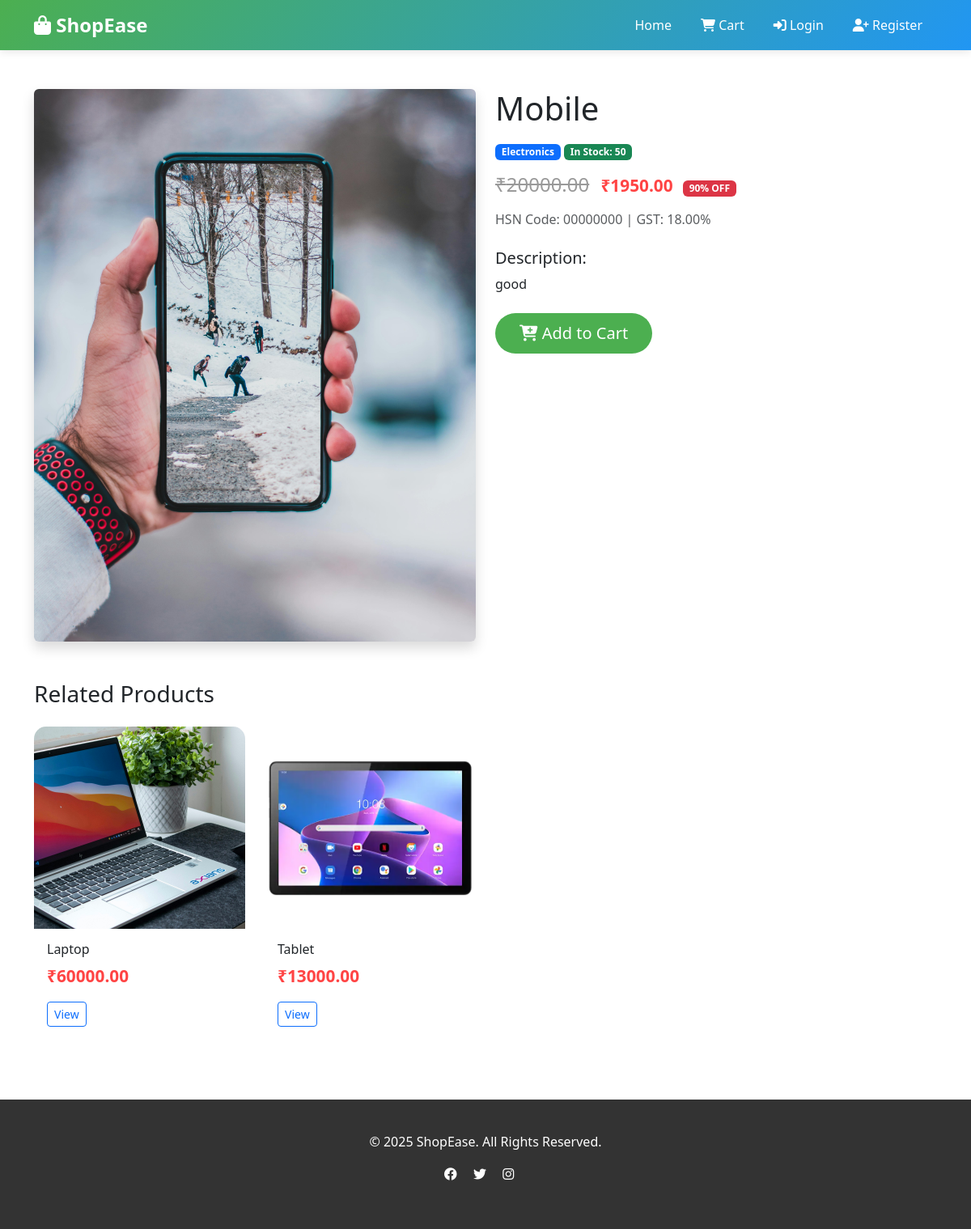
Screenshot of /product/mobile/ with the database file from the repository.
### store/models.py (models this page shows, shortened)
class Product(models.Model):
    category = models.ForeignKey(Category, on_delete=models.CASCADE, related_name='products')
    name = models.CharField(max_length=300)
    slug = models.SlugField(unique=True, blank=True)
    description = models.TextField()
    price = models.DecimalField(max_digits=10, decimal_places=2)
    discounted_price = models.DecimalField(max_digits=10, decimal_places=2, blank=True, null=True)
    image = models.ImageField(upload_to='products/')
    stock = models.IntegerField(default=0)
    hsn_code = models.CharField(max_length=20, default='00000000')
    gst_rate = models.DecimalField(max_digits=5, decimal_places=2, default=18.00)
    is_active = models.BooleanField(default=True)
    featured = models.BooleanField(default=False)
    created_at = models.DateTimeField(auto_now_add=True)
    updated_at = models.DateTimeField(auto_now=True)
    def get_selling_price(self):
        if self.discounted_price:
            return self.discounted_price
        return self.price
    def get_discount_percentage(self):
        if self.discounted_price:
            discount = ((self.price - self.discounted_price) / self.price) * 100
            return round(discount)
        return 0

class Category(models.Model):
    name = models.CharField(max_length=200)
    slug = models.SlugField(unique=True, blank=True)
    description = models.TextField(blank=True)
    image = models.ImageField(upload_to='categories/', blank=True, null=True)
    created_at = models.DateTimeField(auto_now_add=True)
    class Meta:
        verbose_name_plural = 'Categories'
        ordering = ['name']

### store/views.py (the view)
# urls.py: path('product/<slug:slug>/', views.product_detail, name='product_detail'),
def product_detail(request, slug):
    product = get_object_or_404(Product, slug=slug, is_active=True)
    related_products = Product.objects.filter(
        category=product.category,
        is_active=True
    ).exclude(id=product.id)[:4]
    context = {
        'product': product,
        'related_products': related_products,
    }
    return render(request, 'store/product_detail.html', context)

### store/templates/store/product_detail.html (shortened to what this page needs)
{% extends 'store/base.html' %}
{% block content %}
<div class="container my-5">
    <div class="row">
        <div class="col-md-6">
            <img src="{{ product.image.url }}" class="img-fluid rounded shadow" alt="{{ product.name }}">
        </div>
        <div class="col-md-6">
            <h1 class="mb-3">{{ product.name }}</h1>
            <div class="mb-3">
                <span class="badge bg-primary">{{ product.category.name }}</span>
                {% if product.stock > 0 %}
                <span class="badge bg-success">In Stock: {{ product.stock }}</span>
                {% else %}
                <span class="badge bg-danger">Out of Stock</span>
                {% endif %}
            </div>
            <div class="mb-3">
                {% if product.discounted_price %}
                <span class="price-original h4">₹{{ product.price }}</span>
                <span class="price-discounted h2">₹{{ product.discounted_price }}</span>
                <span class="badge bg-danger ms-2">{{ product.get_discount_percentage }}% OFF</span>
                {% else %}
                <span class="price-discounted h2">₹{{ product.price }}</span>
                {% endif %}
            </div>
            <div class="mb-4">
                <p class="text-muted">HSN Code: {{ product.hsn_code }} | GST: {{ product.gst_rate }}%</p>
            </div>
            <div class="mb-4">
                <h5>Description:</h5>
                <p>{{ product.description }}</p>
            </div>
            {% if product.stock > 0 %}
            <a href="{% url 'add_to_cart' product.id %}" class="btn btn-primary btn-lg">
                <i class="fas fa-cart-plus"></i> Add to Cart
            </a>
            {% else %}
            <button class="btn btn-secondary btn-lg" disabled>Out of Stock</button>
            {% endif %}
        </div>
    </div>
    {% if related_products %}
    <div class="mt-5">
        <h3 class="mb-4">Related Products</h3>
        <div class="row">
            {% for rproduct in related_products %}
            <div class="col-md-3 mb-4">
                <div class="card product-card">
                    <a href="{% url 'product_detail' rproduct.slug %}">
                        <img src="{{ rproduct.image.url }}" class="product-img card-img-top" alt="{{ rproduct.name }}">
                    </a>
                    <div class="card-body">
                        <h6 class="card-title">{{ rproduct.name|truncatewords:5 }}</h6>
                        <p class="card-text">
                            <span class="price-discounted">₹{{ rproduct.get_selling_price }}</span>
                        </p>
                        <a href="{% url 'product_detail' rproduct.slug %}" class="btn btn-outline-primary btn-sm">View</a>
                    </div>
                </div>
            </div>
            {% endfor %}
        </div>
    </div>
    {% endif %}
</div>
{% endblock %}

### store/templates/store/base.html (style rules this page uses)
:root { --primary-color: #4CAF50; --secondary-color: #2196F3; --dark-color: #333; }
body { font-family: 'Segoe UI', Tahoma, Geneva, Verdana, sans-serif; }
.product-card { transition: transform 0.3s, box-shadow 0.3s; border: none; border-radius: 15px; overflow: hidden; }
.product-img { height: 250px; object-fit: cover; width: 100%; }
.btn-primary { background: var(--primary-color); border: none; border-radius: 25px; padding: 10px 30px; transition: all 0.3s; }
.price-original { text-decoration: line-through; color: #999; margin-right: 10px; }
.price-discounted { color: #ff4444; font-weight: bold; font-size: 1.3rem; }

### rows the page displays
Product: image (picture), name "Mobile", category.name "Electronics", stock "50", price "20000.00", discounted_price "1950.00", get_discount_percentage "90", hsn_code "00000000", gst_rate "18.00", description "good"
Product: image (picture), name "Laptop", get_selling_price "60000.00"
Product: image (picture), name "Tablet", get_selling_price "13000.00"
